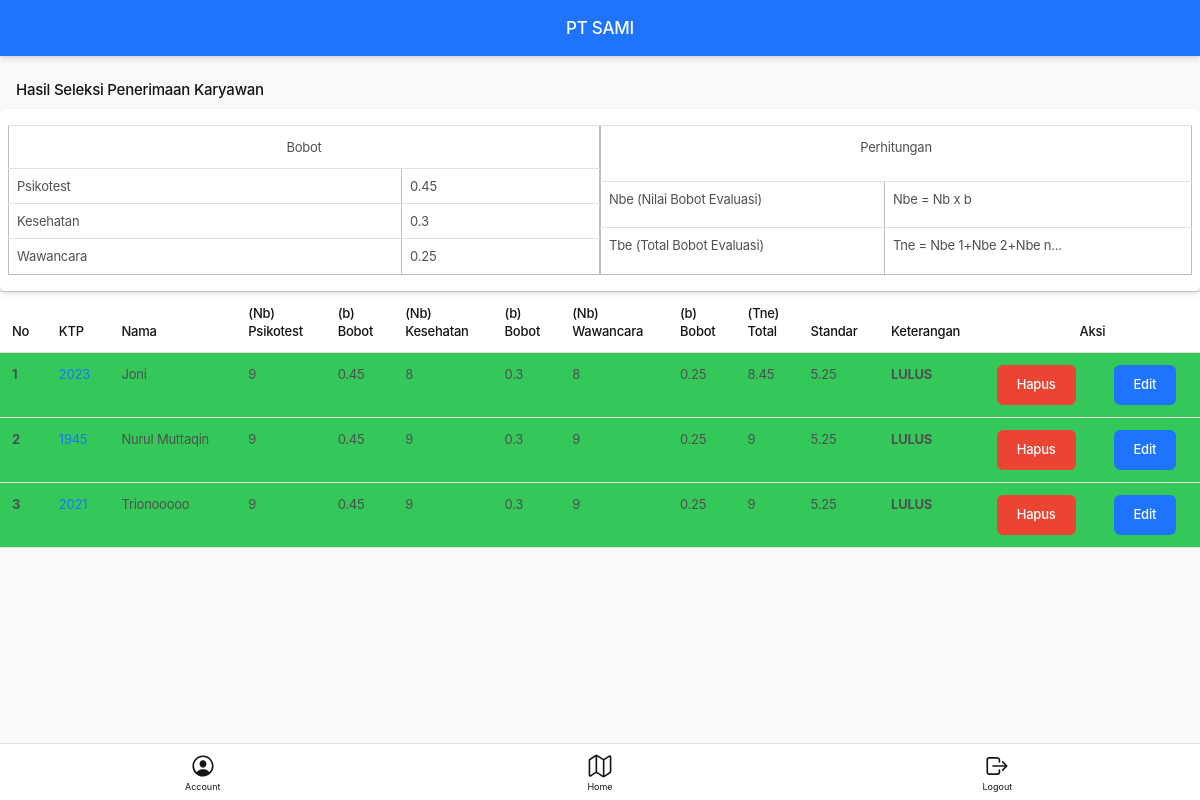
Page /index.php/result on the committed database.
### tables this page shows
CREATE TABLE `tb_bobot` (
  `bobot_id` int(11) NOT NULL,
  `b_psikotest` float NOT NULL,
  `b_kesehatan` float NOT NULL,
  `b_wawancara` float NOT NULL,
  `b_standart` float NOT NULL
);

CREATE TABLE `tb_hasil` (
  `ktp_id` varchar(200) NOT NULL,
  `psikotest` float NOT NULL,
  `kesehatan` float NOT NULL,
  `wawancara` float NOT NULL,
  `hasil` float NOT NULL,
  `ket` varchar(20) NOT NULL,
  `created_at` timestamp NOT NULL DEFAULT current_timestamp() ON UPDATE current_timestamp(),
  `updated_at` timestamp NOT NULL DEFAULT current_timestamp()
);

CREATE TABLE `tb_profile` (
  `ktp_id` varchar(200) NOT NULL,
  `nama` varchar(100) NOT NULL,
  `alamat` text NOT NULL,
  `hp` varchar(20) NOT NULL,
  `created_at` timestamp NOT NULL DEFAULT current_timestamp() ON UPDATE current_timestamp(),
  `updated_at` timestamp NOT NULL DEFAULT '0000-00-00 00:00:00'
);

### application/controllers/Result.php (called while the page is built, shortened)
<?php
class Result extends CI_Controller {
	public function __construct()
	{
		$this->load->library('session');
		$this->load->library('form_validation');
		$this->load->model('ResultModel');
		$this->load->model('ProfileModel');
	}
	public function index()
	{
		$data['data'] = $this->ResultModel->getAllData();
		$data['bobot'] = $this->db->get('tb_bobot')->row();
		$this->load->view('admin/hasil_nilai', $data);
	}
}

### index.php (called while the page is built, shortened)
<?php
require_once BASEPATH.'core/CodeIgniter.php';

### application/models/ResultModel.php (called while the page is built, shortened)
<?php
class ResultModel extends CI_Model
{
	public function getAllData()
	{
		$data = $this->db->query('SELECT * from tb_hasil JOIN tb_profile using(ktp_id) order by nama asc');
		return $data->result();
	}
}
?>

### application/views/admin/hasil_nilai.php (the view, shortened to what this page needs)
<html lang="en">
<head>
    <link rel="stylesheet" href="<?= base_url('/assets/css/style.css') ?>" async>
    <link rel="stylesheet" href="<?= base_url('/assets/css/helper.css') ?>" async>
</head>
<body>
    <div class="appHeader bg-primary scrolled is-active text-white">
        <div class="pageTitle">
            PT SAMI
        </div>
    </div>
    <div id="appCapsule">
        <div class="section full mt-2">
            <div class="section-title">Hasil Seleksi Penerimaan Karyawan</div>
            <div class="card">
            	<div class="row p-2">
            		<table class="col-md table" border="1" style="border: 0.1px solid #c3bbbb;">
            			<tr>
            				<td colspan="2" class="text-center">Bobot</td>
            			</tr>
            			<tr>
            				<td class="p-1">Psikotest</td>
            				<td class="p-1"><?= $bobot->b_psikotest; ?></td>
            			</tr>
            			<tr>
            				<td class="p-1">Kesehatan</td>
            				<td class="p-1"><?= $bobot->b_kesehatan; ?></td>
            			</tr>
            			<tr>
            				<td class="p-1">Wawancara</td>
            				<td class="p-1"><?= $bobot->b_wawancara; ?></td>
            			</tr>
            		</table>
            		<table class="col table" border="1" style="border: 0.1px solid #c3bbbb;">
            			<tr>
            				<td colspan="2" class="text-center">Perhitungan</td>
            			</tr>
            			<tr>
            				<td class="p-1">Nbe (Nilai Bobot Evaluasi)</td>
            				<td class="p-1">Nbe = Nb x b</td>
            			</tr>
            			<tr>
            				<td class="p-1">Tbe (Total Bobot Evaluasi)</td>
            				<td class="p-1">Tne = Nbe 1+Nbe 2+Nbe n...</td>
            			</tr>
            		</table>
            	</div>
            </div>
            <div class="wide-block p-0">
            	<div class="table-responsive">
            		<table class="table">
            			<thead>
            				<tr>
            					<th scope="col">No</th>
            					<th scope="col">KTP</th>
            					<th scope="col">Nama</th>
            					<th scope="col text-center">(Nb)<br>Psikotest</th>
            					<th scope="col">(b)<br>Bobot</th>
            					<th scope="col text-center">(Nb)<br> Kesehatan</th>
            					<th scope="col">(b)<br>Bobot</th>
            					<th scope="col text-center">(Nb)<br> Wawancara</th>
            					<th scope="col">(b)<br>Bobot</th>
            					<th scope="col">(Tne)<br>Total</th>
            					<th scope="col">Standar</th>
            					<th scope="col">Keterangan</th>
            					<th colspan="2" class="text-center" scope="col">Aksi</th>
            				</tr>
            			</thead>
            			<tbody>
            			<?php
            				$nomor = 0;
            				foreach ($data as $key): ?>
            				<tr class="bg-<?= $key->ket; ?>">
            					<th scope="row"><?php $nomor++; echo $nomor; ?></th>
            					<td><a href="<?= base_url('profile/detail/') . $key->ktp_id; ?>"><?= $key->ktp_id; ?></a></td>
            					<td><?= $key->nama; ?></td>
            					<td><?= $key->psikotest; ?></td>
            					<td>0.45</td>
            					<td><?= $key->kesehatan; ?></td>
            					<td>0.3</td>
            					<td><?= $key->wawancara; ?></td>
            					<td>0.25</td>
            					<td><?= $key->hasil; ?></td>
            					<td><?= $bobot->b_standart; ?></td>
            					<th><?= $key->ket; ?></th>
            					<td>
            						<a href="<?= base_url('result/delete/') . $key->ktp_id; ?>" class="btn btn-danger">Hapus</a>
            					</td>
            					<td>
            						<a href="<?= base_url('result/edit/') . $key->ktp_id; ?>" class="btn btn-primary">Edit</a>
            					</td>
            				</tr>
            			<?php endforeach; ?>
            			</tbody>
            		</table>
            	</div>
            </div>
        </div>
    </div>
    <div class="appBottomMenu">
        <a href="<?= base_url('users/account') ?>" class="item" id="__prevPage">
            <div class="col">
                <ion-icon name="person-circle-outline"></ion-icon>
                <span class="text-dark">Account</span>
            </div>
        </a>
        <a href="<?= base_url('users/dashboard_admin') ?>" class="item">
            <div class="col">
                <ion-icon name="map-outline"></ion-icon>
                <span class="text-dark">Home</span>
            </div>
        </a>
        <a href="<?= base_url('users/logout') ?>" class="item" id="__nextPage">
            <div class="col">
                <ion-icon name="log-out-outline"></ion-icon>
                <span class="text-dark">Logout</span>
            </div>
        </a>
    </div>
</body>
</html>

### application/views/admin/hasil_nilai.php (style rules this page uses)
.bg-LULUS { background: #34C759 !important; }

### rows in the picture
tb_bobot: b_psikotest "0.45", b_kesehatan "0.3", b_wawancara "0.25", b_standart "5.25"
tb_hasil: ktp_id "2023", tb_profile.nama "Joni", psikotest "9", kesehatan "8", wawancara "8", hasil "8.45", ket "LULUS"
tb_hasil: ktp_id "1945", tb_profile.nama "Nurul Muttaqin", psikotest "9", kesehatan "9", wawancara "9", hasil "9", ket "LULUS"
tb_hasil: ktp_id "2021", tb_profile.nama "Trionooooo", psikotest "9", kesehatan "9", wawancara "9", hasil "9", ket "LULUS"
